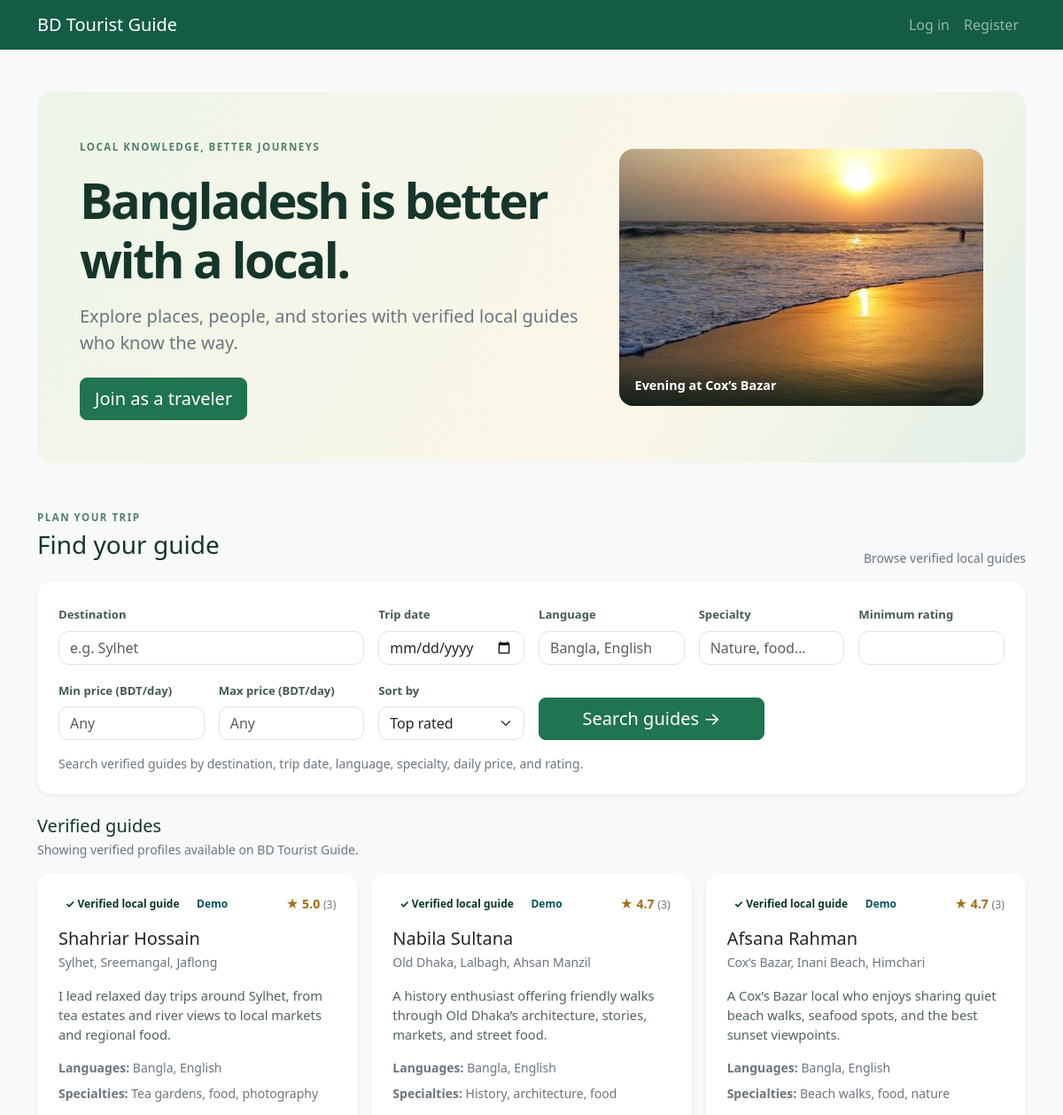
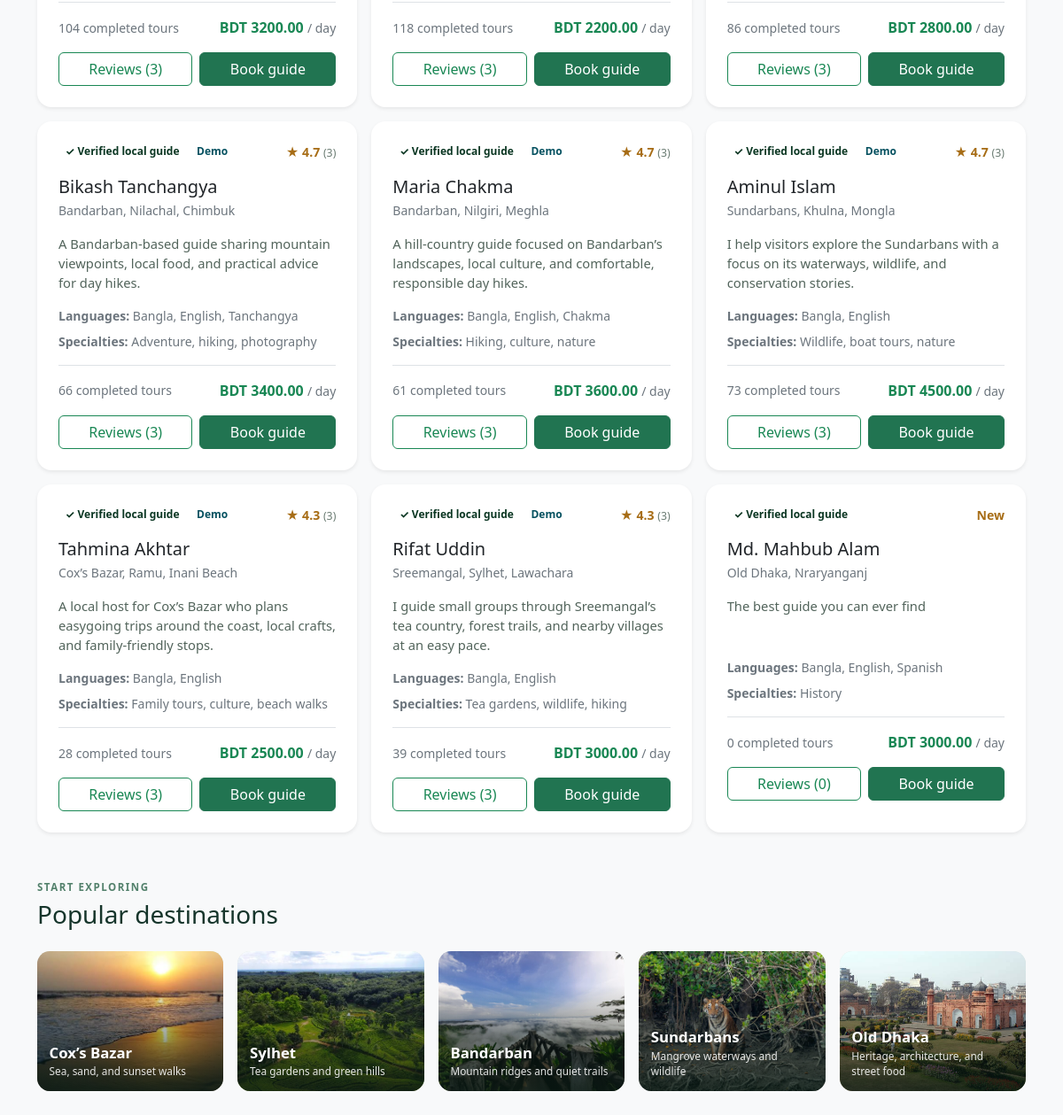
The page / on the database its author committed (2 pictures, top to bottom).
### accounts/models.py (models this page shows, shortened)
class GuideApplication(models.Model):
    class Status(models.TextChoices):
        PENDING = "pending", "Pending Review"
        VERIFIED = "verified", "Verified"
        REJECTED = "rejected", "Rejected"
    user = models.ForeignKey(
        User, on_delete=models.CASCADE, related_name="guide_applications"
    )
    full_name = models.CharField(max_length=160)
    bio = models.TextField(max_length=2000)
    languages = models.CharField(max_length=300, help_text="Separate languages with commas")
    areas_covered = models.CharField(
        max_length=500, help_text="Separate destinations with commas"
    )
    specialties = models.CharField(
        max_length=500, blank=True, help_text="For example, history, food, nature"
    )
    daily_rate = models.DecimalField(
        max_digits=10,
        decimal_places=2,
        validators=[MinValueValidator(1)],
    )
    average_rating = models.DecimalField(max_digits=2, decimal_places=1, default=0)
    review_count = models.PositiveIntegerField(default=0)
    completed_tours = models.PositiveIntegerField(default=0)
    is_demo = models.BooleanField(default=False, db_index=True)
    max_group_size = models.PositiveSmallIntegerField(
        validators=[MinValueValidator(1), MaxValueValidator(100)]
    )
    profile_photo = models.FileField(
        upload_to=guide_upload_path,
        validators=[FileExtensionValidator(["jpg", "jpeg", "png"])],
    )
    id_document = models.FileField(
        upload_to=guide_upload_path,
        validators=[FileExtensionValidator(["jpg", "jpeg", "png", "pdf"])],
    )
    license_document = models.FileField(
        upload_to=guide_upload_path,
        validators=[FileExtensionValidator(["jpg", "jpeg", "png", "pdf"])],
        blank=True,
    )
    status = models.CharField(
        max_length=20, choices=Status.choices, default=Status.PENDING
    )
    rejection_reason = models.TextField(blank=True)
    reviewed_by = models.ForeignKey(
        User,
        on_delete=models.SET_NULL,
        related_name="reviewed_guide_applications",
        blank=True,
        null=True,
    )
    reviewed_at = models.DateTimeField(blank=True, null=True)
    created_at = models.DateTimeField(auto_now_add=True)
    updated_at = models.DateTimeField(auto_now=True)
    class Meta:
        ordering = ["created_at"]

### accounts/views.py (the view)
# urls.py: path("", home, name="home"),
def home(request):
    return render(
        request,
        "home.html",
        {
            **guide_search_context(request),
            "popular_destinations": [
                {
                    "name": "Cox’s Bazar",
                    "description": "Sea, sand, and sunset walks",
                    "image": "image/destinations/cox_bazar.jpeg",
                },
                {
                    "name": "Sylhet",
                    "description": "Tea gardens and green hills",
                    "image": "image/destinations/sylhet.jpg",
                },
                {
                    "name": "Bandarban",
                    "description": "Mountain ridges and quiet trails",
                    "image": "image/destinations/bandarban.jpg",
                },
                {
                    "name": "Sundarbans",
                    "description": "Mangrove waterways and wildlife",
                    "image": "image/destinations/sundarbans.jpeg",
                },
                {
                    "name": "Old Dhaka",
                    "description": "Heritage, architecture, and street food",
                    "image": "image/destinations/old_dhaka.jpeg",
                },
            ],
        },
    )

### accounts/forms.py (called while the page is built)
    def clean(self):
        cleaned_data = super().clean()
        minimum = cleaned_data.get("min_price")
        maximum = cleaned_data.get("max_price")
        if minimum is not None and maximum is not None and minimum > maximum:
            self.add_error("max_price", "Maximum price must be at least the minimum price.")
        trip_date = cleaned_data.get("date")
        if trip_date and trip_date < timezone.localdate():
            self.add_error("date", "Choose today or a future date.")
        return cleaned_data

### templates/home.html (shortened to what this page needs)
{% extends "base.html" %}
{% load static %}
{% block content %}
<section class="hero-panel rounded-4 p-4 p-lg-5 mb-5">
  <div class="row align-items-center g-4">
    <div class="col-lg-7">
      <span class="eyebrow">LOCAL KNOWLEDGE, BETTER JOURNEYS</span>
      <h1 class="display-4 fw-bold mt-3">Bangladesh is better with a local.</h1>
      <p class="lead text-secondary mt-3">Explore places, people, and stories with verified local guides who know the way.</p>
      {% if not user.is_authenticated %}<a class="btn btn-success btn-lg mt-2" href="{% url 'accounts:register' %}">Join as a traveler</a>{% endif %}
    </div>
    <div class="col-lg-5"><figure class="hero-photo rounded-4 mb-0"><img src="{% static 'image/destinations/cox_bazar.jpeg' %}" alt="Evening light on Cox’s Bazar sea beach" fetchpriority="high"><figcaption><span>Evening at Cox’s Bazar</span></figcaption></figure></div>
  </div>
</section>
<section id="find-guides" class="mb-5">
  <div class="section-heading mb-3"><div><span class="eyebrow">PLAN YOUR TRIP</span><h2 class="h3 mt-1">Find your guide</h2></div><span class="text-secondary small">Browse verified local guides</span></div>
  {% include "accounts/guide_search_panel.html" %}
</section>
<section class="mb-5">
  <div class="section-heading mb-3"><div><span class="eyebrow">START EXPLORING</span><h2 class="h3 mt-1">Popular destinations</h2></div></div>
  <div class="row g-3">{% for place in popular_destinations %}<div class="col-sm-6 col-lg-4 col-xl"><a class="destination-card d-block" href="?destination={{ place.name|urlencode }}#find-guides"><img src="{% static place.image %}" alt="Scenery from {{ place.name }}" loading="lazy"><div class="destination-card-copy"><h3>{{ place.name }}</h3><p>{{ place.description }}</p></div></a></div>{% endfor %}</div>
</section>
{% endblock %}

### templates/accounts/guide_search_panel.html (shortened to what this page needs)
<form method="get" action="" class="search-panel card border-0 shadow-sm mb-4">
  <div class="card-body p-3 p-lg-4">
    <div class="row g-3 align-items-end">
      <div class="col-12 col-md-6 col-lg-4"><label class="form-label" for="id_destination">Destination</label>{{ search_form.destination }}</div>
      <div class="col-6 col-md-3 col-lg-2"><label class="form-label" for="id_date">Trip date</label>{{ search_form.date }}{% for error in search_form.date.errors %}<div class="text-danger small">{{ error }}</div>{% endfor %}</div>
      <div class="col-6 col-md-3 col-lg-2"><label class="form-label" for="id_language">Language</label>{{ search_form.language }}</div>
      <div class="col-6 col-md-4 col-lg-2"><label class="form-label" for="id_specialty">Specialty</label>{{ search_form.specialty }}</div>
      <div class="col-6 col-md-4 col-lg-2"><label class="form-label" for="id_min_rating">Minimum rating</label>{{ search_form.min_rating }}</div>
      <div class="col-6 col-md-4 col-lg-2"><label class="form-label" for="id_min_price">Min price (BDT/day)</label>{{ search_form.min_price }}</div>
      <div class="col-6 col-md-4 col-lg-2"><label class="form-label" for="id_max_price">Max price (BDT/day)</label>{{ search_form.max_price }}</div>
      <div class="col-6 col-md-4 col-lg-2"><label class="form-label" for="id_sort">Sort by</label>{{ search_form.sort }}</div>
      <div class="col-12 col-lg-3"><button class="btn btn-success btn-lg w-100" type="submit">Search guides <span aria-hidden="true">→</span></button></div>
    </div>
    <p class="small text-secondary mt-3 mb-0">Search verified guides by destination, trip date, language, specialty, daily price, and rating.</p>
  </div>
</form>
<div class="d-flex justify-content-between align-items-end mb-3"><div><h3 class="h5 mb-1">{% if has_search %}Matching guides{% else %}Verified guides{% endif %}</h3><p class="small text-secondary mb-0">Showing verified profiles available on BD Tourist Guide.</p></div></div>
{% if guides %}<div class="row g-3">{% for guide in guides %}<div class="col-md-6 col-xl-4"><article class="guide-card card h-100 border-0 shadow-sm"><div class="card-body p-4"><div class="d-flex justify-content-between align-items-start gap-2"><div class="d-flex gap-1 flex-wrap"><span class="badge text-bg-success-subtle text-success-emphasis">✓ Verified local guide</span>{% if guide.is_demo %}<span class="badge text-bg-info-subtle text-info-emphasis">Demo</span>{% endif %}</div><span class="guide-rating">{% if guide.review_count %}★ {{ guide.average_rating|floatformat:1 }} <small>({{ guide.review_count }})</small>{% else %}New{% endif %}</span></div><h4 class="h5 mt-3 mb-1">{{ guide.full_name }}</h4><p class="small text-secondary mb-3">{{ guide.areas_covered }}</p><p class="guide-bio">{{ guide.bio|truncatewords:24 }}</p><p class="small text-secondary mb-2"><strong>Languages:</strong> {{ guide.languages }}</p><p class="small text-secondary mb-3"><strong>Specialties:</strong> {{ guide.specialties|default:"Local highlights" }}</p><div class="d-flex justify-content-between align-items-center border-top pt-3"><span class="small text-secondary">{{ guide.completed_tours }} completed tours</span><strong class="text-success">BDT {{ guide.daily_rate }} <small class="text-secondary fw-normal">/ day</small></strong></div><div class="d-flex gap-2 mt-3"><a class="btn btn-outline-success flex-fill" href="{% url 'accounts:guide_reviews' guide.pk %}">Reviews ({{ guide.review_count }})</a><a class="btn btn-success flex-fill" href="{% url 'accounts:book_guide' guide.pk %}?start_date={{ trip_date }}&end_date={{ trip_date }}">Book guide</a></div></div></article></div>{% endfor %}</div>{% endif %}

### static/css/site.css (style rules this page uses)
:root { --forest: #145c45; --leaf: #dcefe4; --ink: #16352b; --muted: #6b7c73; --sand: #f3f1e7; }
body { color: var(--ink); background: #f7f9f6 !important; }
.hero-panel { overflow: hidden; background: linear-gradient(120deg, #edf5e9 0%, #fbf7e9 65%, #e2f0e8 100%); }
.hero-panel h1 { max-width: 680px; color: var(--ink); letter-spacing: -0.045em; }
.eyebrow { color: #52806b; font-size: 0.72rem; font-weight: 750; letter-spacing: 0.13em; }
.hero-photo { position: relative; display: block; height: 290px; overflow: hidden; background: #dce8dd; }
.hero-photo img, .destination-card img { width: 100%; height: 100%; object-fit: cover; }
.hero-photo img { object-position: center 55%; }
.hero-photo figcaption { position: absolute; right: 0; bottom: 0; left: 0; display: flex; flex-direction: column; gap: 0.15rem; padding: 1rem 1.1rem 0.8rem; background: linear-gradient(transparent, rgb(10 28 22 / 78%)); color: #fff; font-size: 0.9rem; font-weight: 650; }
.destination-card { position: relative; aspect-ratio: 4 / 3; overflow: hidden; border-radius: 0.9rem; background: #dce8dd; color: white; text-decoration: none; }
.destination-card::after { position: absolute; inset: 25% 0 0; background: linear-gradient(transparent, rgb(8 25 18 / 82%)); content: ""; }
.destination-card img { transition: transform 220ms ease; }
.destination-card-copy { position: absolute; z-index: 1; right: 0.85rem; bottom: 0.8rem; left: 0.85rem; }
.destination-card-copy h3 { margin: 0 0 0.15rem; font-size: 1.05rem; font-weight: 700; }
.destination-card-copy p { margin: 0; color: rgb(255 255 255 / 88%); font-size: 0.74rem; }
.section-heading { display: flex; align-items: end; justify-content: space-between; gap: 1rem; }
.search-panel, .guide-card { border-radius: 1rem; }
.search-panel .form-label { color: #465b50; font-size: 0.82rem; font-weight: 650; }
.search-panel .form-control, .search-panel .form-select { border-color: #dce5dd; border-radius: 0.7rem; }
.btn-success { --bs-btn-bg: #217451; --bs-btn-border-color: #217451; --bs-btn-hover-bg: #185e40; --bs-btn-hover-border-color: #185e40; }
.guide-card { transition: transform 160ms ease, box-shadow 160ms ease; }
.guide-rating { color: #a76d16; font-size: 0.88rem; font-weight: 700; }
.guide-rating small { color: var(--muted); font-weight: 500; }
.guide-bio { min-height: 3.4rem; color: #52645b; font-size: 0.92rem; }

### rows shown on the page
GuideApplication: is_demo "Demo", average_rating "5.0", review_count "3", full_name "Shahriar Hossain", areas_covered "Sylhet, Sreemangal, Jaflong", bio "I lead relaxed day trips around Sylhet, from tea estates and river views to local markets and regional food.", languages "Bangla, English", specialties "Tea gardens, food, photography", completed_tours "104", daily_rate "3200.00"
GuideApplication: is_demo "Demo", average_rating "4.7", review_count "3", full_name "Nabila Sultana", areas_covered "Old Dhaka, Lalbagh, Ahsan Manzil", bio "A history enthusiast offering friendly walks through Old Dhaka’s architecture, stories, markets, and street food.", languages "Bangla, English", specialties "History, architecture, food", completed_tours "118", daily_rate "2200.00"
GuideApplication: is_demo "Demo", average_rating "4.7", review_count "3", full_name "Afsana Rahman", areas_covered "Cox’s Bazar, Inani Beach, Himchari", bio "A Cox’s Bazar local who enjoys sharing quiet beach walks, seafood spots, and the best sunset viewpoints.", languages "Bangla, English", specialties "Beach walks, food, nature", completed_tours "86", daily_rate "2800.00"
GuideApplication: is_demo "Demo", average_rating "4.7", review_count "3", full_name "Bikash Tanchangya", areas_covered "Bandarban, Nilachal, Chimbuk", bio "A Bandarban-based guide sharing mountain viewpoints, local food, and practical advice for day hikes.", languages "Bangla, English, Tanchangya", specialties "Adventure, hiking, photography", completed_tours "66", daily_rate "3400.00"
GuideApplication: is_demo "Demo", average_rating "4.7", review_count "3", full_name "Maria Chakma", areas_covered "Bandarban, Nilgiri, Meghla", bio "A hill-country guide focused on Bandarban’s landscapes, local culture, and comfortable, responsible day hikes.", languages "Bangla, English, Chakma", specialties "Hiking, culture, nature", completed_tours "61", daily_rate "3600.00"
GuideApplication: is_demo "Demo", average_rating "4.7", review_count "3", full_name "Aminul Islam", areas_covered "Sundarbans, Khulna, Mongla", bio "I help visitors explore the Sundarbans with a focus on its waterways, wildlife, and conservation stories.", languages "Bangla, English", specialties "Wildlife, boat tours, nature", completed_tours "73", daily_rate "4500.00"
GuideApplication: is_demo "Demo", average_rating "4.3", review_count "3", full_name "Tahmina Akhtar", areas_covered "Cox’s Bazar, Ramu, Inani Beach", bio "A local host for Cox’s Bazar who plans easygoing trips around the coast, local crafts, and family-friendly stops.", languages "Bangla, English", specialties "Family tours, culture, beach walks", completed_tours "28", daily_rate "2500.00"
GuideApplication: is_demo "Demo", average_rating "4.3", review_count "3", full_name "Rifat Uddin", areas_covered "Sreemangal, Sylhet, Lawachara", bio "I guide small groups through Sreemangal’s tea country, forest trails, and nearby villages at an easy pace.", languages "Bangla, English", specialties "Tea gardens, wildlife, hiking", completed_tours "39", daily_rate "3000.00"
GuideApplication: shows "New", full_name "Md. Mahbub Alam", areas_covered "Old Dhaka, Nraryanganj", bio "The best guide you can ever find", languages "Bangla, English, Spanish", specialties "History", completed_tours "0", daily_rate "3000.00", review_count "0"

### other values the page prints
{{ place.name }} "Cox’s Bazar" "Sylhet" "Bandarban" "Sundarbans" "Old Dhaka"
{{ place.description }} "Sea, sand, and sunset walks" "Tea gardens and green hills" "Mountain ridges and quiet trails" "Mangrove waterways and wildlife" "Heritage, architecture, and street food"
